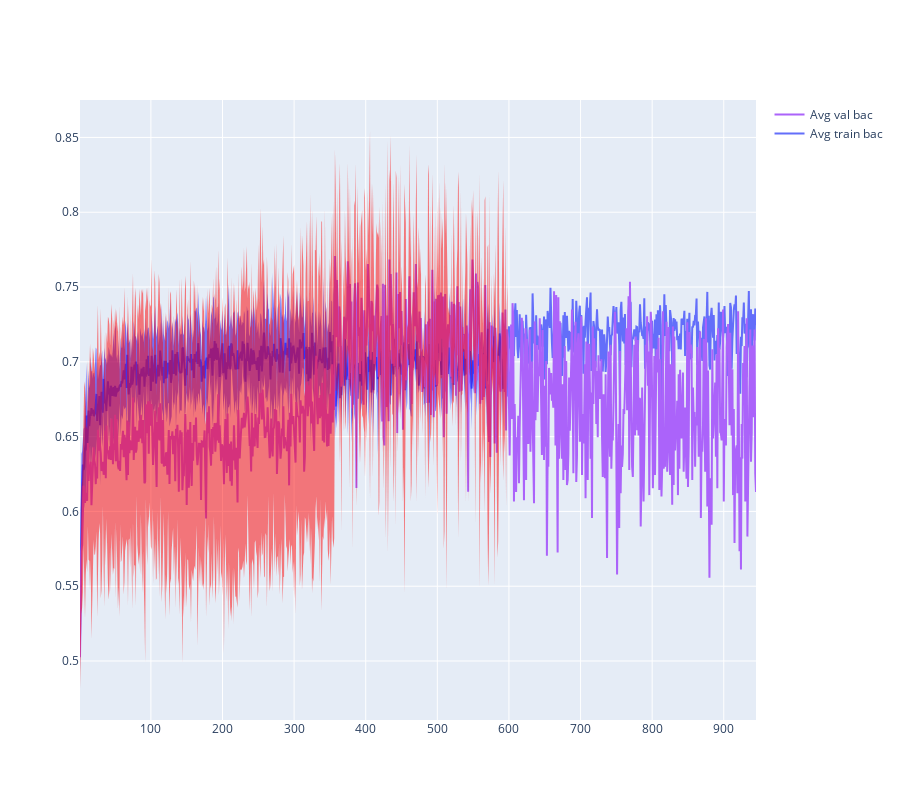

Write notebook code for a chart like this one.
### Code cell
avg_plot("bac")

### Figure 1 — Plotly figure (JSON) as saved in the notebook; plotly's stock layout.template omitted (floating-point values rounded to 4 significant figures; data arrays with more than 128 entries replaced by an {"elided": "..."} marker saying what was removed)
{"data": [{"mode": "lines", "name": "Avg train bac", "type": "scatter", "x": {"elided": "945 int values"}, "y": {"elided": "945 float values"}}, {"line": {"width": 0}, "marker": {"color": "blue"}, "name": "trainupper bound", "showlegend": false, "type": "scatter", "x": {"elided": "945 int values"}, "y": {"elided": "945 float values"}}, {"fill": "tonexty", "line": {"width": 0}, "marker": {"color": "blue"}, "name": "trainlower bound", "showlegend": false, "type": "scatter", "x": {"elided": "945 int values"}, "y": {"elided": "945 float values"}}, {"mode": "lines", "name": "Avg val bac", "type": "scatter", "x": {"elided": "945 int values"}, "y": {"elided": "945 float values"}}, {"line": {"width": 0}, "marker": {"color": "red"}, "name": "valupper bound", "showlegend": false, "type": "scatter", "x": {"elided": "945 int values"}, "y": {"elided": "945 float values"}}, {"fill": "tonexty", "line": {"width": 0}, "marker": {"color": "red"}, "name": "vallower bound", "showlegend": false, "type": "scatter", "x": {"elided": "945 int values"}, "y": {"elided": "945 float values"}}], "layout": {"height": 800, "hovermode": "x"}}
